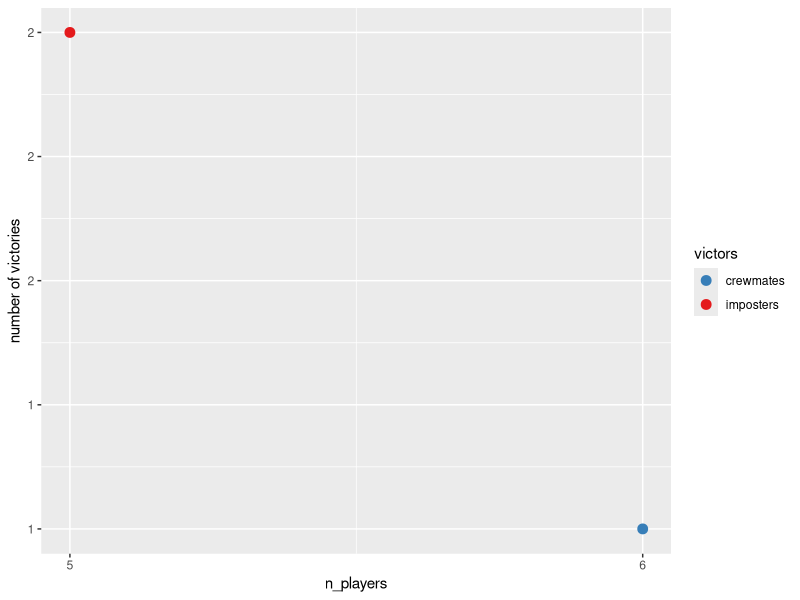

The R source for this figure:
## ---- chunk 1
knitr::opts_chunk$set(echo = TRUE, warning = FALSE, message = FALSE)
## ---- chunk 2
#libraries
library(tidyverse)

#functions
se <- function(x){
  sd(x)/sqrt(length(x))
}

#data
#game experiment dataframe 1: 1 imposter, changed number of players
df <- read_csv("data/data.csv")

#tally up
data <- df %>% 
  group_by(n_players, victors) %>% 
  summarise(n = n())

## ---- chunk 3
ggplot(data, aes(n_players, n, color = victors)) +
  geom_point(size = 3) +
  scale_x_continuous(breaks = c(5,6)) + 
  scale_y_continuous(labels = scales::number_format(accuracy = 1)) +
  scale_color_brewer(palette = "Set1", direction = -1) +
  labs(y = "number of victories")

